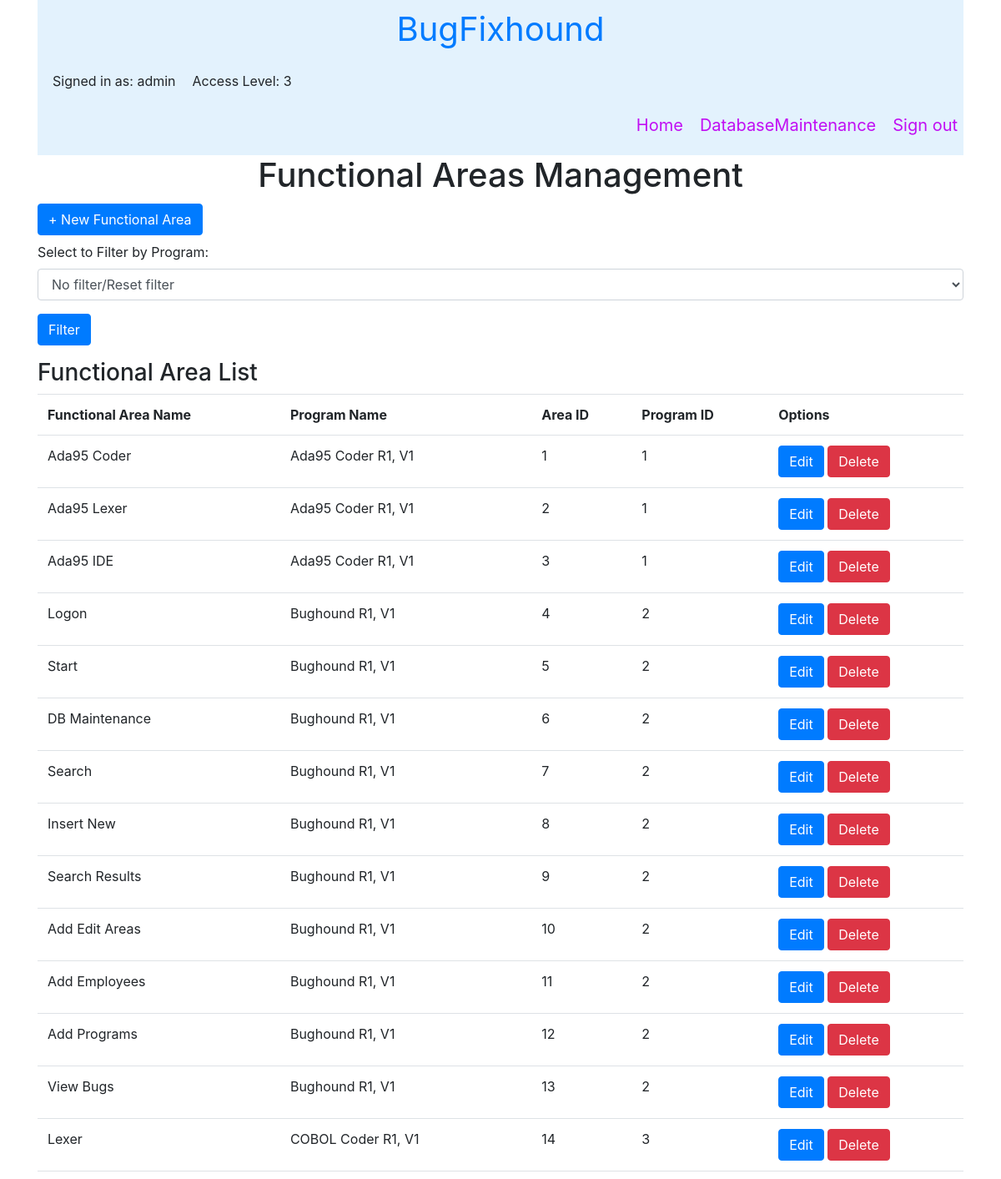
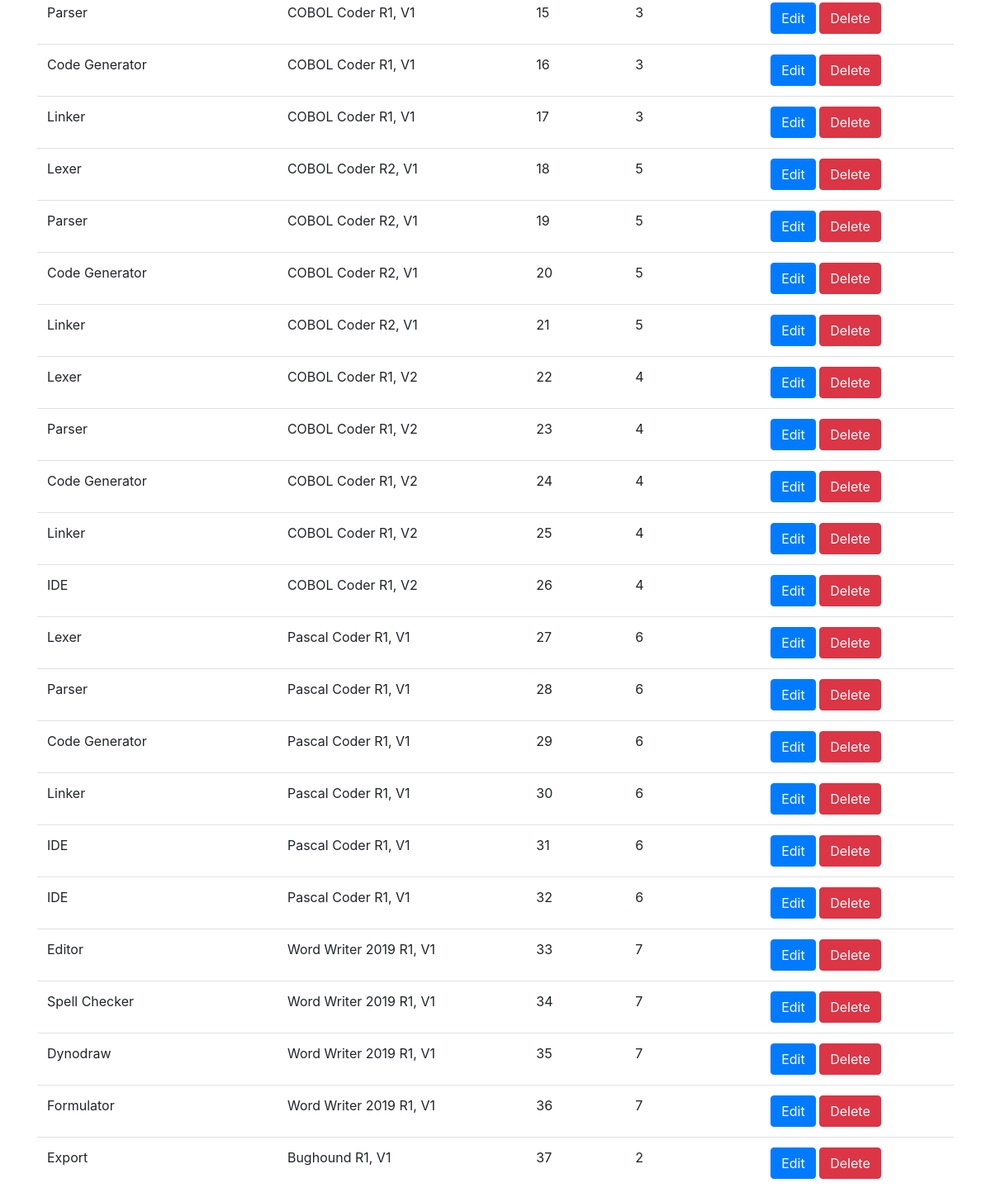
/manage_areas (signed in), run on the app's committed database (2 pictures, top to bottom).
### tables this page shows
CREATE TABLE areas (id INTEGER PRIMARY KEY, program_id INTEGER, area TEXT, FOREIGN KEY(program_id) REFERENCES programs(id) ON DELETE CASCADE);

CREATE TABLE programs (id INTEGER PRIMARY KEY, program TEXT, release TEXT, version TEXT);

### main.py (the view)
@app.get("/manage_areas")
@app.post("/manage_areas")
async def manage_areas(request: Request, program_id: int = Form(None)):
    if 'logged_in' not in request.session:
        flash(request, "Please login as Admin level to access database maintenance", "Error")
        return templates.TemplateResponse("login.html", {"request": request})
    if program_id: #for filtering
        print("Filtering program id: ",program_id)
    programs = None
    try:
        con = connect()
        con.row_factory = sqlite3.Row
        cur = con.cursor()
        res = cur.execute("SELECT  * FROM programs")
        programs = res.fetchall()
        if program_id:
            res = cur.execute("SELECT  * FROM areas WHERE program_id = ?", (program_id,))
        else:
            res = cur.execute("SELECT  * FROM areas")
        areas = res.fetchall()
        print(f"DB RESULT: Found {len(programs)} programs ")
        print(f"DB RESULT: Found {len(areas)} areas ")
    except sqlite3.Error as e:
        print("A database error occurred:", e.args[0])
    amount = 0 #amount of programs found
    if programs:
        amount = len(programs)
        return templates.TemplateResponse("manage_areas.html", {"request": request, "username": request.session.get('username'), "userlevel": request.session.get('userlevel'), "programs": programs, "areas": areas})
    return templates.TemplateResponse("manage_areas.html", {"request": request, "username": request.session.get('username'), "userlevel": request.session.get('userlevel'), "amount": amount})

### templates/manage_areas.html (shortened to what this page needs)
<!doctype html>
<html>
<head>
   <link href="{{url_for('static', path = 'css/bootstrap.min.css')}}" rel="stylesheet">
</head>
<body>
   {% include "header.html" %}
   <div class="container">
      <div class="text-center">
         <h1>Functional Areas Management</h1>
      </div>
   </div>
   <div class="container">
      <div class="row">
         <div class="col sm-6">
            {% if amount==0 %}
            <h2><button type="button" class="btn btn-primary center disabled">+ New Functional Area</button></h2>
            <h4>No Programs found, please add a Program before adding Functional Areas</h4>
            {% else %}
            <h2><button type="button" class="btn btn-primary center " data-toggle="modal" data-target="#myModal">+ New Functional Area</button></h2>
            <form action="{{ url_for('manage_areas') }}" method="POST">
               <div class="form-group">
                  <label for="program_id">Select to Filter by Program:</label>
                  <select id="program_id" name="program_id" class="form-control" required>
                     <option disabled selected>No filter/Reset filter</option>
                  </select>
               </div>
               <div class="form-group">
                  <button class="btn btn-primary" type="submit">Filter</button>
               </div>
            </form>
            {% endif %}
            <h3>Functional Area List </h3>
            <table class="table">
               <tr>
                  <th scope="col">Functional Area Name</th>
                  <th scope="col">Program Name</th>
                  <th scope="col">Area ID</th>
                  <th scope="col">Program ID</th>
                  <th scope="col">Options</th>
               </tr>
               {% for row in areas %}
               <tr>
                  <td>{{row['area']}}</td>
                  {% for program in programs %}
                     {% if program['id'] ==row['program_id'] %}
                     <td> {{program['program'] + ' R' + program['release'] +', V'+ program['version']  }} </td>
                     {% endif %}
                  {% endfor %}
                  <td>{{row['id']}}</td>
                  <td>{{row['program_id']}}</td>
                  <td>
                     <a href="#modaledit{{row['id']}}" class="btn btn-primary btn-xs" data-toggle="modal" data-target="#modaledit{{row['id']}}">Edit</a>
                     <a href="/delete_area/{{row['id']}}" class="btn btn-danger btn-xs"
                         onclick="return confirm('Confirm Functional Area deletion? Reports using this Area will also be deleted')">Delete</a>
                  </td>
               </tr>
               {% endfor %}
            </table>
         </div>
      </div>
   </div>
</body>

### data on the page
areas: area "Ada95 Coder", id "1", program_id "1"
programs: program+release+version "Ada95 Coder R1, V1"
areas: area "Ada95 Lexer", id "2", program_id "1"
areas: area "Ada95 IDE", id "3", program_id "1"
areas: area "Logon", id "4", program_id "2"
programs: program+release+version "Bughound R1, V1"
areas: area "Start", id "5", program_id "2"
areas: area "DB Maintenance", id "6", program_id "2"
areas: area "Search", id "7", program_id "2"
areas: area "Insert New", id "8", program_id "2"
areas: area "Search Results", id "9", program_id "2"
areas: area "Add Edit Areas", id "10", program_id "2"
areas: area "Add Employees", id "11", program_id "2"
areas: area "Add Programs", id "12", program_id "2"
areas: area "View Bugs", id "13", program_id "2"
areas: area "Lexer", id "14", program_id "3"
programs: program+release+version "COBOL Coder R1, V1"
areas: area "Parser", id "15", program_id "3"
areas: area "Code Generator", id "16", program_id "3"
areas: area "Linker", id "17", program_id "3"
areas: area "Lexer", id "18", program_id "5"
programs: program+release+version "COBOL Coder R2, V1"
areas: area "Parser", id "19", program_id "5"
areas: area "Code Generator", id "20", program_id "5"
areas: area "Linker", id "21", program_id "5"
areas: area "Lexer", id "22", program_id "4"
programs: program+release+version "COBOL Coder R1, V2"
areas: area "Parser", id "23", program_id "4"
areas: area "Code Generator", id "24", program_id "4"
areas: area "Linker", id "25", program_id "4"
areas: area "IDE", id "26", program_id "4"
areas: area "Lexer", id "27", program_id "6"
programs: program+release+version "Pascal Coder R1, V1"
areas: area "Parser", id "28", program_id "6"
areas: area "Code Generator", id "29", program_id "6"
areas: area "Linker", id "30", program_id "6"
areas: area "IDE", id "31", program_id "6"
areas: area "IDE", id "32", program_id "6"
areas: area "Editor", id "33", program_id "7"
programs: program+release+version "Word Writer 2019 R1, V1"
areas: area "Spell Checker", id "34", program_id "7"
areas: area "Dynodraw", id "35", program_id "7"
areas: area "Formulator", id "36", program_id "7"
areas: area "Export", id "37", program_id "2"

### other printed values
{{ username }} "admin"
{{ userlevel }} "3"
